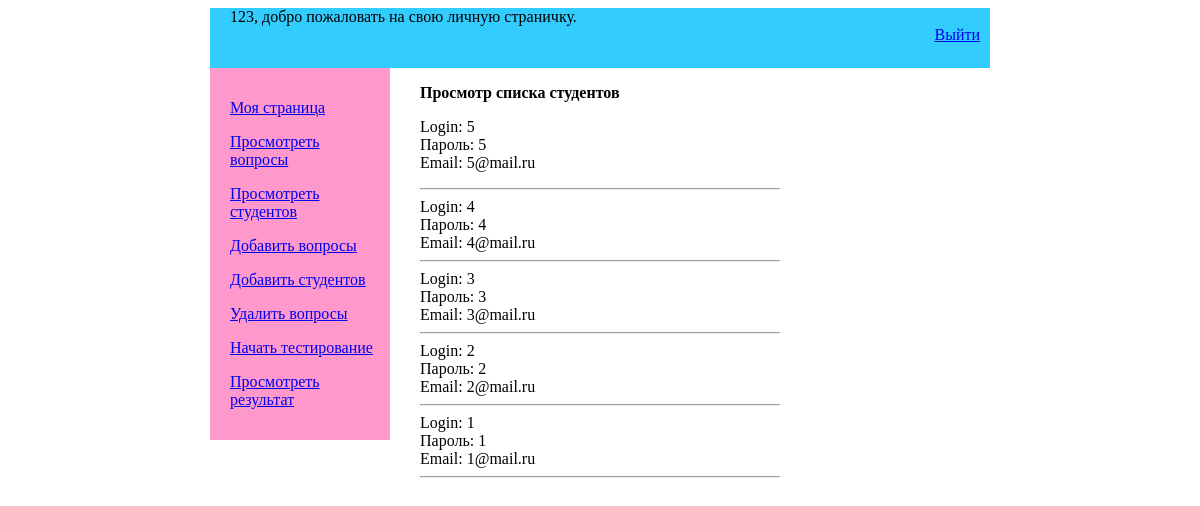
The page /admin/SeeAllUsers.php (signed in) on the database its author committed.
### tables this page shows
CREATE TABLE `user` (
  `id` int(11) NOT NULL AUTO_INCREMENT,
  `login` varchar(20) NOT NULL,
  `password` varchar(32) NOT NULL,
  `email` varchar(20) NOT NULL,
  `id_admin` int(11) NOT NULL,
  PRIMARY KEY (`id`),
  UNIQUE KEY `login` (`login`)
);

### common/my.php (the view, shortened to what this page needs)
<?php
class User
{
    public function ShowAll() {
        $adminname = $_SESSION['adminname'];
        $query = mysql_query("SELECT * FROM admin WHERE login='$adminname'");
        $user_data = mysql_fetch_array($query);
        $id_admin = $user_data['id'];
        $query = mysql_query("SELECT * FROM user WHERE id_admin='$id_admin'");
        while ($row = mysql_fetch_array($query)) {
            echo "Login: " . $row['login'] . "<br>\n";
            echo "Пароль: " . $row['password'] . "<br>\n";
            echo "Email: " . $row['email'] . "<br><hr>\n";
        }
    }
}
?>

### admin/SeeAllUsers.php (shortened to what this page needs)
<html>
<head>
 <link rel="stylesheet" type="text/css" href="../style.css" />
</head>
<body class="cbody">
	<div id="container">
	<div id="header">
<div align=left>
<?php
echo $_SESSION['adminname'] . ', добро пожаловать на свою личную страничку.';
?>
</div>
	<div align=right><a href="../common/exit.php" >Выйти</a></div>
	</div>
	<div id="sidebar1">
	<p><a href="MyPage.php">Моя страница</a></p>
	<p><a href="SeeAllQuestions.php">Просмотреть вопросы</a></p>
	<p><a href="SeeAllUsers.php">Просмотреть студентов</a></p>
	<p><a href="AdditionPage.php">Добавить вопросы</a></p>
	<p><a href="AddUser.php">Добавить студентов</a></p>
	<p><a href="DeleteQuestion.php">Удалить вопросы</a></p>
	<p><a href="Timer.php">Начать тестирование</a></p>
	<p><a href="Result.php">Просмотреть результат</a></p>
	</div>
	<div id="mainContent">
      <p><strong>Просмотр списка студентов</strong></p>
      <p>
	  <?php
include '../common/my.php';
$user = new user();
$user->ShowAll();
?>
	  </p>
    </div>
  </div>
</body>
</html>

### style.css (style rules this page uses)
body { color: #000000; }
.cbody #container { background: #FFFFFF; position: relative; width: 780px; margin: 0 auto; text-align: left; }
.cbody #header { height: 60px; padding: 0 10px 0 20px; background-color: #33CCFF; }
.cbody #sidebar1 { position: absolute; top: 60px; left: 0; width: 150px; padding: 15px 10px 15px 20px; background-color: #FF99CC; }
.cbody #mainContent { margin: 0 200px; padding: 0 10px; }

### rows shown on the page
user: login "5", password "5", email "5@mail.ru"
user: login "4", password "4", email "4@mail.ru"
user: login "3", password "3", email "3@mail.ru"
user: login "2", password "2", email "2@mail.ru"
user: login "1", password "1", email "1@mail.ru"

### other values the page prints
$_SESSION['adminname'] "123"
